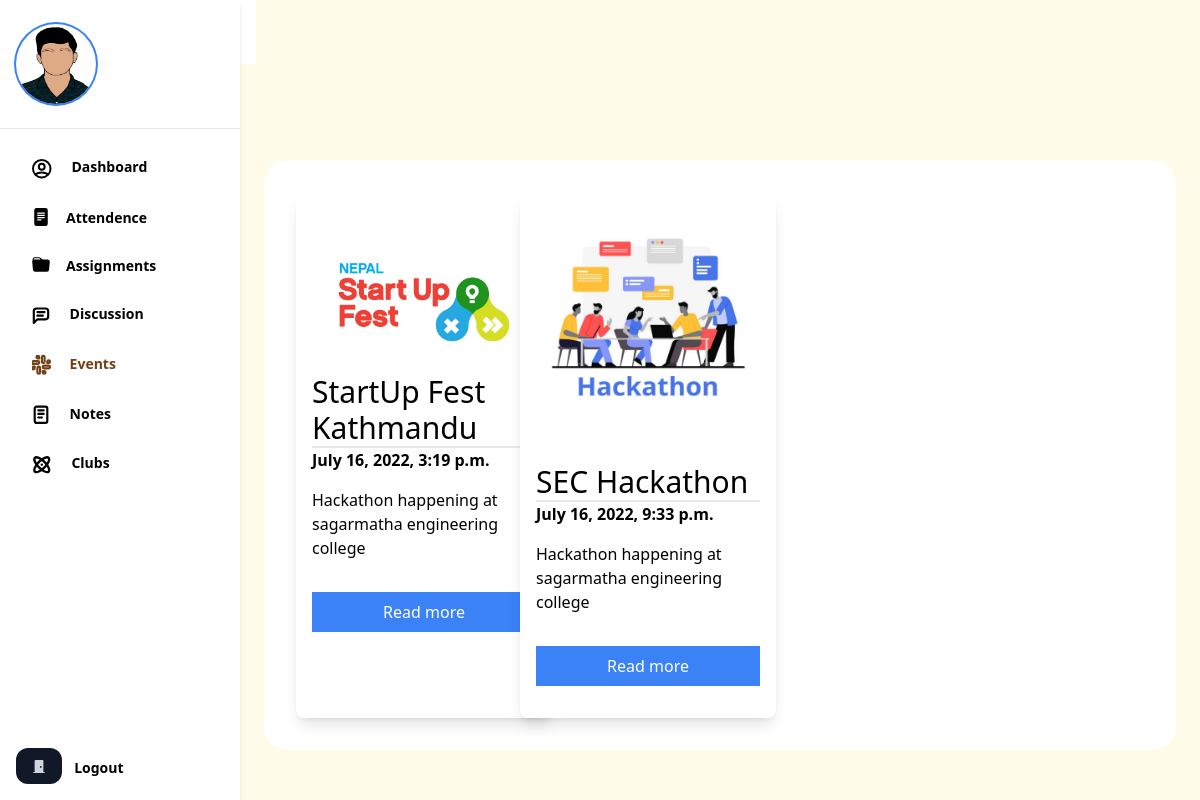
/events/ (signed in), run on an earlier commit of the app's database.
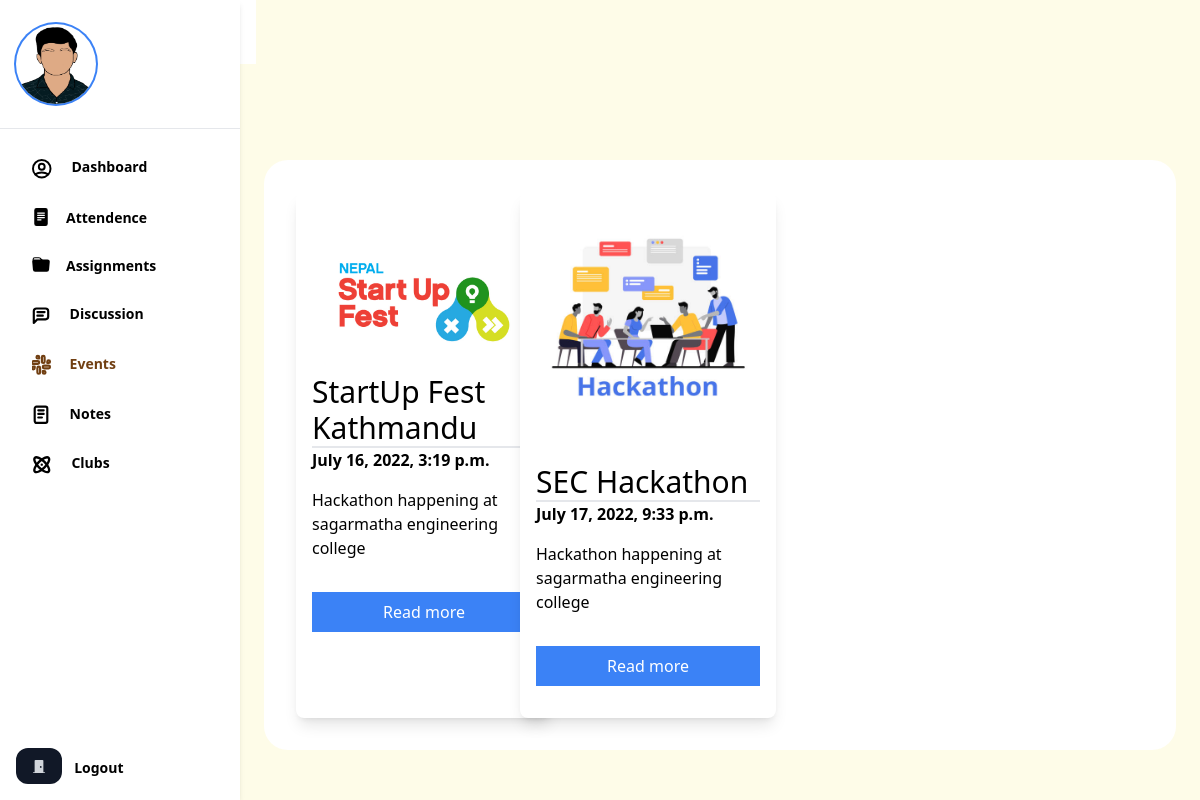
And on a later commit of the database.
### webapp/models/college.py (models this page shows, shortened)
class Event(models.Model):
    topic = models.CharField(max_length=100)
    image = models.ImageField(upload_to="images/events/%Y-%m-%d")
    description = models.TextField()
    happening = models.DateTimeField()
    added_at = models.DateTimeField(default=timezone.now, editable=False)
    objects = EventManager()
    class Meta:
        ordering = ("happening",)

### webapp/views.py (the view)
# urls.py: path("events/",views.EventView.as_view(),name="event"),
class EventView(LoginRequiredMixin, list.ListView):
    template_name = "webapp/events.html"
    model = Event
    context_object_name = "events"
    def get_queryset(self):
        return super().get_queryset().filter(happening__date__gte=timezone.now())

### webapp/templates/webapp/events.html (shortened to what this page needs)
{% extends 'webapp/_base.html' %}
{% block content %}
{% include "webapp/_sidebar.html" with current="events" %}
<main class="ml-60 pt-16 max-h-screen overflow-auto">
    <div class="px-6 py-8">
        <div class="max-w-6xl mx-auto">
            <div class="grid grid-cols-4 gap-12 bg-white rounded-3xl p-8 mb-5">
                {% for event in events %}
                <div id="whoobe-3fery"
                    class="w-full md:w-64 justify-center items-center bg-white shadow-lg rounded-lg flex flex-col">
                    <img src="{{event.image.url}}"
                        alt="img" title="img" class="w-full h-auto object-cover rounded-t-lg" id="whoobe-ixxe5" />
                    <div id="whoobe-1okdg" class="w-full p-4 justify-start flex flex-col">
                        <h4 class="border-b-2 text-3xl" id="whoobe-3mr7n">{{event.topic}}</h4>
                        <h3 class="font-semibold">{{event.happening}}</h3>
                        <p class="my-4" id="whoobe-950fw">
                            {{event.description}}
                        </p>
                        <button value="button" class="my-4 px-4 py-2 text-white hover:bg-blue-700 bg-blue-500"
                            id="whoobe-jkkr2">
                            Read more
                        </button>
                    </div>
                </div>
                {% endfor %}
            </div>
        </div>
    </div>
</main>
{% endblock content %}

What changed in the data, as far as the page shows it:
changed Event "SEC Hackathon": happening "July 16, 2022, 9:33 p.m." → "July 17, 2022, 9:33 p.m."
